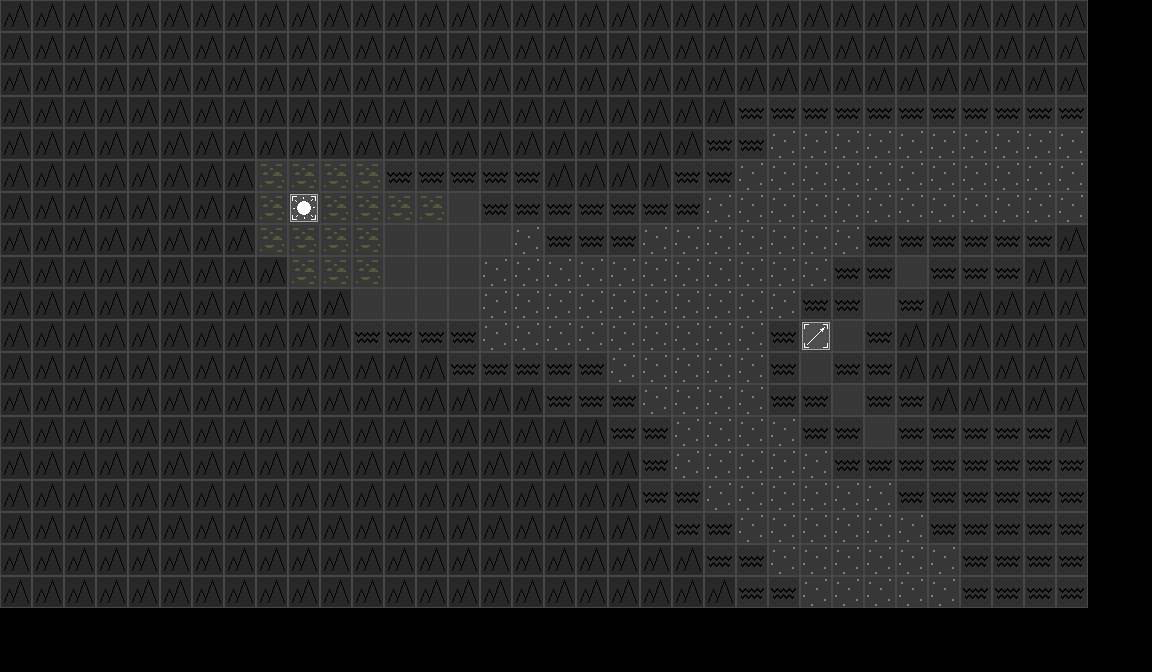

Rendered tile map (Tiled .tmx) drawn with the repository's tilesets; below, a short description and the full map source, tile grids included:
An orthogonal 36x21 tile map with 32x32 px tiles, 3 tile layers (map, fg1, fg2), 2 tilesets and 4 objects.

<map version="1.10" tiledversion="1.10.2" orientation="orthogonal" renderorder="right-down" width="36" height="21" tilewidth="32" tileheight="32" infinite="0" nextlayerid="6" nextobjectid="5">
 <tileset firstgid="1" source="cells.tsx" />
 <tileset firstgid="7" source="icons.tsx" />
 <layer id="1" name="map" width="36" height="21" locked="1">
  <data encoding="csv">
2,2,2,2,2,2,2,2,2,2,2,2,2,2,2,2,2,2,2,2,2,2,2,2,2,2,2,2,2,2,2,2,2,2,0,0,
2,2,2,2,2,2,2,2,2,2,2,2,2,2,2,2,2,2,2,2,2,2,2,2,2,2,2,2,2,2,2,2,2,2,0,0,
2,2,2,2,2,2,2,2,2,2,2,2,2,2,2,2,2,2,2,2,2,2,2,2,2,2,2,2,2,2,2,2,2,2,0,0,
2,2,2,2,2,2,2,2,2,2,2,2,2,2,2,2,2,2,2,2,2,2,2,5,5,5,5,5,5,5,5,5,5,5,0,0,
2,2,2,2,2,2,2,2,2,2,2,2,2,2,2,2,2,2,2,2,2,2,5,5,3,3,3,3,3,3,3,3,3,3,0,0,
2,2,2,2,2,2,2,2,6,6,6,6,5,5,5,5,5,2,2,2,2,5,5,3,3,3,3,3,3,3,3,3,3,3,0,0,
2,2,2,2,2,2,2,2,6,4,6,6,6,6,4,5,5,5,5,5,5,5,3,3,3,3,3,3,3,3,3,3,3,3,0,0,
2,2,2,2,2,2,2,2,6,6,6,6,4,4,4,4,3,5,5,5,3,3,3,3,3,3,3,5,5,5,5,5,5,2,0,0,
2,2,2,2,2,2,2,2,2,6,6,6,4,4,4,3,3,3,3,3,3,3,3,3,3,3,5,5,4,5,5,5,2,2,0,0,
2,2,2,2,2,2,2,2,2,2,2,4,4,4,4,3,3,3,3,3,3,3,3,3,3,5,5,4,5,2,2,2,2,2,0,0,
2,2,2,2,2,2,2,2,2,2,2,5,5,5,5,3,3,3,3,3,3,3,3,3,5,4,4,5,2,2,2,2,2,2,0,0,
2,2,2,2,2,2,2,2,2,2,2,2,2,2,5,5,5,5,5,3,3,3,3,3,5,4,5,5,2,2,2,2,2,2,0,0,
2,2,2,2,2,2,2,2,2,2,2,2,2,2,2,2,2,5,5,5,3,3,3,3,5,5,4,5,5,2,2,2,2,2,0,0,
2,2,2,2,2,2,2,2,2,2,2,2,2,2,2,2,2,2,2,5,5,3,3,3,3,5,5,4,5,5,5,5,5,2,0,0,
2,2,2,2,2,2,2,2,2,2,2,2,2,2,2,2,2,2,2,2,5,3,3,3,3,3,5,5,5,5,5,5,5,5,0,0,
2,2,2,2,2,2,2,2,2,2,2,2,2,2,2,2,2,2,2,2,5,5,3,3,3,3,3,3,5,5,5,5,5,5,0,0,
2,2,2,2,2,2,2,2,2,2,2,2,2,2,2,2,2,2,2,2,2,5,5,3,3,3,3,3,3,5,5,5,5,5,0,0,
2,2,2,2,2,2,2,2,2,2,2,2,2,2,2,2,2,2,2,2,2,2,5,5,3,3,3,3,3,3,5,5,5,5,0,0,
2,2,2,2,2,2,2,2,2,2,2,2,2,2,2,2,2,2,2,2,2,2,2,5,5,3,3,3,3,3,5,5,5,5,0,0,
0,0,0,0,0,0,0,0,0,0,0,0,0,0,0,0,0,0,0,0,0,0,0,0,0,0,0,0,0,0,0,0,0,0,0,0,
0,0,0,0,0,0,0,0,0,0,0,0,0,0,0,0,0,0,0,0,0,0,0,0,0,0,0,0,0,0,0,0,0,0,0,0
</data>
 </layer>
 <layer id="2" name="fg1" width="36" height="21" locked="1">
  <data encoding="csv">
0,0,0,0,0,0,0,0,0,0,0,0,0,0,0,0,0,0,0,0,0,0,0,0,0,0,0,0,0,0,0,0,0,0,0,0,
0,0,0,0,0,0,0,0,0,0,0,0,0,0,0,0,0,0,0,0,0,0,0,0,0,0,0,0,0,0,0,0,0,0,0,0,
0,0,0,0,0,0,0,0,0,0,0,0,0,0,0,0,0,0,0,0,0,0,0,0,0,0,0,0,0,0,0,0,0,0,0,0,
0,0,0,0,0,0,0,0,0,0,0,0,0,0,0,0,0,0,0,0,0,0,0,0,0,0,0,0,0,0,0,0,0,0,0,0,
0,0,0,0,0,0,0,0,0,0,0,0,0,0,0,0,0,0,0,0,0,0,0,0,0,0,0,0,0,0,0,0,0,0,0,0,
0,0,0,0,0,0,0,0,0,0,0,0,0,0,0,0,0,0,0,0,0,0,0,0,0,0,0,0,0,0,0,0,0,0,0,0,
0,0,0,0,0,0,0,0,0,7,0,0,0,0,0,0,0,0,0,0,0,0,0,0,0,0,0,0,0,0,0,0,0,0,0,0,
0,0,0,0,0,0,0,0,0,0,0,0,0,0,0,0,0,0,0,0,0,0,0,0,0,0,0,0,0,0,0,0,0,0,0,0,
0,0,0,0,0,0,0,0,0,0,0,0,0,0,0,0,0,0,0,0,0,0,0,0,0,0,0,0,0,0,0,0,0,0,0,0,
0,0,0,0,0,0,0,0,0,0,0,0,0,0,0,0,0,0,0,0,0,0,0,0,0,0,0,0,0,0,0,0,0,0,0,0,
0,0,0,0,0,0,0,0,0,0,0,0,0,0,0,0,0,0,0,0,0,0,0,0,0,7,0,0,0,0,0,0,0,0,0,0,
0,0,0,0,0,0,0,0,0,0,0,0,0,0,0,0,0,0,0,0,0,0,0,0,0,0,0,0,0,0,0,0,0,0,0,0,
0,0,0,0,0,0,0,0,0,0,0,0,0,0,0,0,0,0,0,0,0,0,0,0,0,0,0,0,0,0,0,0,0,0,0,0,
0,0,0,0,0,0,0,0,0,0,0,0,0,0,0,0,0,0,0,0,0,0,0,0,0,0,0,0,0,0,0,0,0,0,0,0,
0,0,0,0,0,0,0,0,0,0,0,0,0,0,0,0,0,0,0,0,0,0,0,0,0,0,0,0,0,0,0,0,0,0,0,0,
0,0,0,0,0,0,0,0,0,0,0,0,0,0,0,0,0,0,0,0,0,0,0,0,0,0,0,0,0,0,0,0,0,0,0,0,
0,0,0,0,0,0,0,0,0,0,0,0,0,0,0,0,0,0,0,0,0,0,0,0,0,0,0,0,0,0,0,0,0,0,0,0,
0,0,0,0,0,0,0,0,0,0,0,0,0,0,0,0,0,0,0,0,0,0,0,0,0,0,0,0,0,0,0,0,0,0,0,0,
0,0,0,0,0,0,0,0,0,0,0,0,0,0,0,0,0,0,0,0,0,0,0,0,0,0,0,0,0,0,0,0,0,0,0,0,
0,0,0,0,0,0,0,0,0,0,0,0,0,0,0,0,0,0,0,0,0,0,0,0,0,0,0,0,0,0,0,0,0,0,0,0,
0,0,0,0,0,0,0,0,0,0,0,0,0,0,0,0,0,0,0,0,0,0,0,0,0,0,0,0,0,0,0,0,0,0,0,0
</data>
 </layer>
 <layer id="4" name="fg2" width="36" height="21" locked="1">
  <data encoding="csv">
0,0,0,0,0,0,0,0,0,0,0,0,0,0,0,0,0,0,0,0,0,0,0,0,0,0,0,0,0,0,0,0,0,0,0,0,
0,0,0,0,0,0,0,0,0,0,0,0,0,0,0,0,0,0,0,0,0,0,0,0,0,0,0,0,0,0,0,0,0,0,0,0,
0,0,0,0,0,0,0,0,0,0,0,0,0,0,0,0,0,0,0,0,0,0,0,0,0,0,0,0,0,0,0,0,0,0,0,0,
0,0,0,0,0,0,0,0,0,0,0,0,0,0,0,0,0,0,0,0,0,0,0,0,0,0,0,0,0,0,0,0,0,0,0,0,
0,0,0,0,0,0,0,0,0,0,0,0,0,0,0,0,0,0,0,0,0,0,0,0,0,0,0,0,0,0,0,0,0,0,0,0,
0,0,0,0,0,0,0,0,0,0,0,0,0,0,0,0,0,0,0,0,0,0,0,0,0,0,0,0,0,0,0,0,0,0,0,0,
0,0,0,0,0,0,0,0,0,8,0,0,0,0,0,0,0,0,0,0,0,0,0,0,0,0,0,0,0,0,0,0,0,0,0,0,
0,0,0,0,0,0,0,0,0,0,0,0,0,0,0,0,0,0,0,0,0,0,0,0,0,0,0,0,0,0,0,0,0,0,0,0,
0,0,0,0,0,0,0,0,0,0,0,0,0,0,0,0,0,0,0,0,0,0,0,0,0,0,0,0,0,0,0,0,0,0,0,0,
0,0,0,0,0,0,0,0,0,0,0,0,0,0,0,0,0,0,0,0,0,0,0,0,0,0,0,0,0,0,0,0,0,0,0,0,
0,0,0,0,0,0,0,0,0,0,0,0,0,0,0,0,0,0,0,0,0,0,0,0,0,12,0,0,0,0,0,0,0,0,0,0,
0,0,0,0,0,0,0,0,0,0,0,0,0,0,0,0,0,0,0,0,0,0,0,0,0,0,0,0,0,0,0,0,0,0,0,0,
0,0,0,0,0,0,0,0,0,0,0,0,0,0,0,0,0,0,0,0,0,0,0,0,0,0,0,0,0,0,0,0,0,0,0,0,
0,0,0,0,0,0,0,0,0,0,0,0,0,0,0,0,0,0,0,0,0,0,0,0,0,0,0,0,0,0,0,0,0,0,0,0,
0,0,0,0,0,0,0,0,0,0,0,0,0,0,0,0,0,0,0,0,0,0,0,0,0,0,0,0,0,0,0,0,0,0,0,0,
0,0,0,0,0,0,0,0,0,0,0,0,0,0,0,0,0,0,0,0,0,0,0,0,0,0,0,0,0,0,0,0,0,0,0,0,
0,0,0,0,0,0,0,0,0,0,0,0,0,0,0,0,0,0,0,0,0,0,0,0,0,0,0,0,0,0,0,0,0,0,0,0,
0,0,0,0,0,0,0,0,0,0,0,0,0,0,0,0,0,0,0,0,0,0,0,0,0,0,0,0,0,0,0,0,0,0,0,0,
0,0,0,0,0,0,0,0,0,0,0,0,0,0,0,0,0,0,0,0,0,0,0,0,0,0,0,0,0,0,0,0,0,0,0,0,
0,0,0,0,0,0,0,0,0,0,0,0,0,0,0,0,0,0,0,0,0,0,0,0,0,0,0,0,0,0,0,0,0,0,0,0,
0,0,0,0,0,0,0,0,0,0,0,0,0,0,0,0,0,0,0,0,0,0,0,0,0,0,0,0,0,0,0,0,0,0,0,0
</data>
 </layer>
 <objectgroup id="5" name="path" locked="1">
  <object id="1" x="1120" y="160">
   <polyline points="0,0 -320,0 -448,128 -576,128 -800,32" />
  </object>
  <object id="2" x="1120" y="192">
   <polyline points="0,0 -288,0 -416,128 -576,128 -800,32" />
  </object>
  <object id="3" x="928" y="640">
   <polyline points="0,0 -32,-64 -192,-224 -224,-288 -384,-352 -608,-448" />
  </object>
  <object id="4" x="896" y="640">
   <polyline points="0,0 -32,-64 -192,-224 -256,-320 -352,-320 -576,-416" />
  </object>
 </objectgroup>
</map>